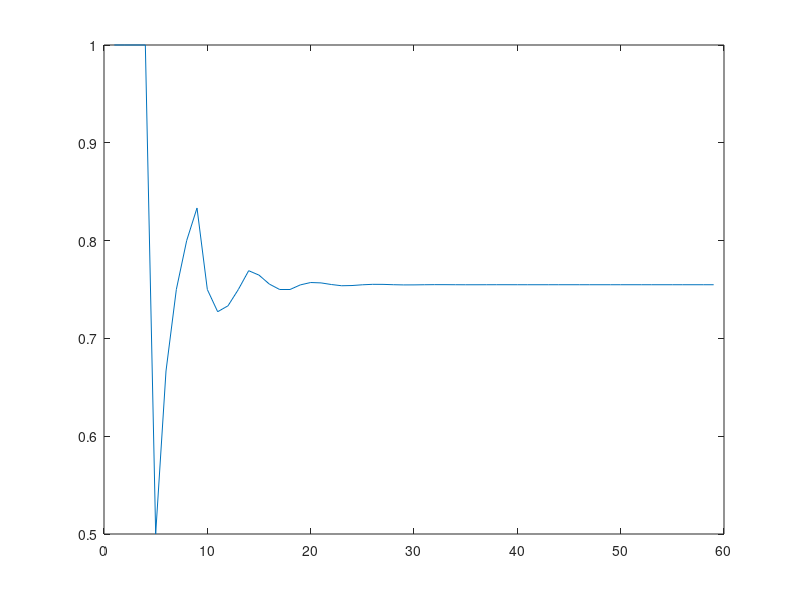

Write MATLAB code to recreate this figure.
%%Fibonacci variant sequence, mature in 5 months, converge to 0.755
format long;
g(1,1)=1;
g(1,2)=0;
g(1,3)=0;
g(1,4)=0;
g(1,5)=0;
y(1)=1;
for i=2:60
    g(i,1)=g(i-1,5);
    g(i,2)=g(i-1,1);
    g(i,3)=g(i-1,2);
    g(i,4)=g(i-1,3);
    g(i,5)=g(i-1,4)+g(i-1,5);
    y(i-1)=g(i-1,1)+g(i-1,2)+g(i-1,3)+g(i-1,4)+g(i-1,5);
    y(i)=g(i,1)+g(i,2)+g(i,3)+g(i,4)+g(i,5);
    rate(i-1)=y(i-1)/y(i);
end
x=1:60;
xx=1:59;
plot(xx,rate)